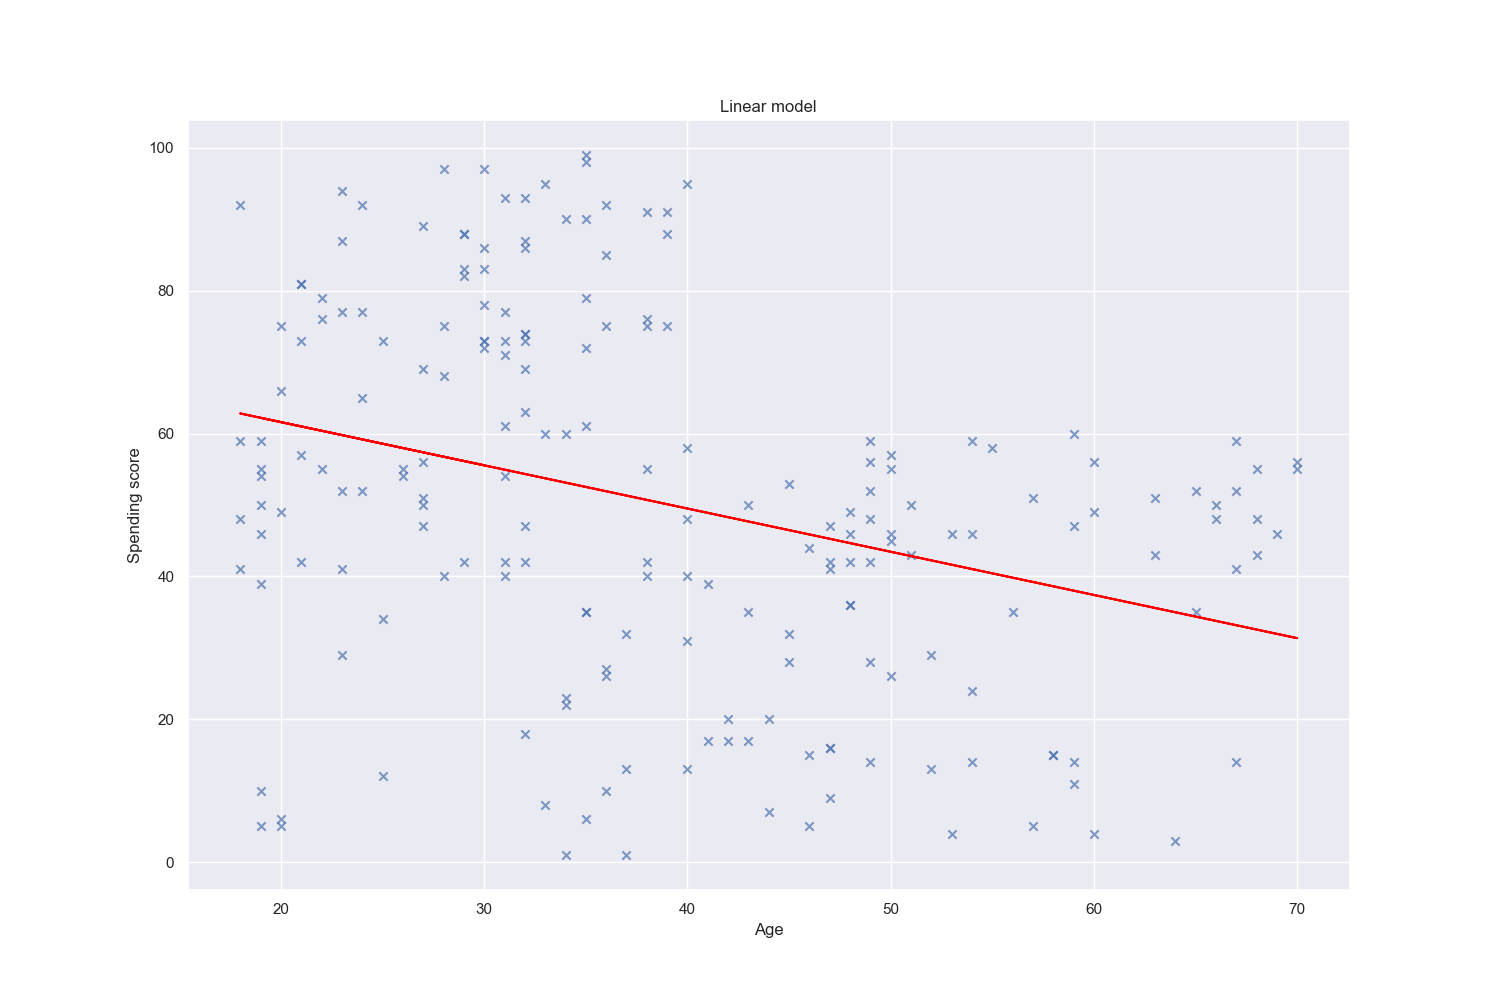

This chart was generated by the following Python code:
import pandas as pd
import numpy as np
import matplotlib.pyplot as plt
import seaborn as sns

from sklearn.linear_model import LinearRegression

sns.set_theme(style="darkgrid")

data = pd.read_csv('../../data/Mall_Customers.csv')


def preprocessing():
    global data
    data = data.rename(columns={'Annual Income (k$)': 'Annual_income', 'Spending Score (1-100)': 'Spending_score'})

preprocessing()


def models():
    x = np.array(data['Age'])
    y = np.array(data['Spending_score'])

    x_test = np.array([8, 25, 43])

    model = LinearRegression()

    model.fit(x.reshape(-1, 1), y)
    model.predict(x_test.reshape(-1, 1))

    plt.figure(figsize=(15, 10))

    plt.scatter(x, y, alpha=0.7, marker='x')
    plt.plot(x, model.coef_[0] * x + model.intercept_, color='red')

    plt.title('Linear model')
    plt.xlabel('Age')
    plt.ylabel('Spending score')

    plt.show()


models()
